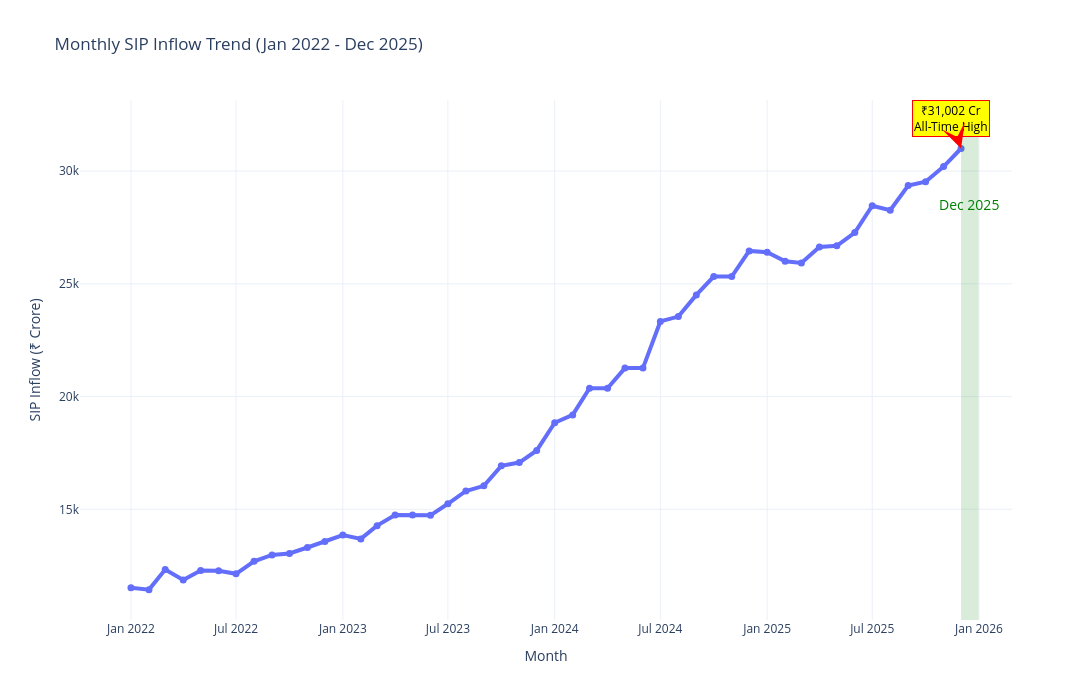

This figure's notebook cell:
### Code cell
import os

os.makedirs("dashboard", exist_ok=True)

fig.write_html(

    "dashboard/monthly_sip_inflow.html"

)

'''fig.write_image(

    "dashboard/monthly_sip_inflow.png",

    width=1800,

    height=900,

    scale=2

)
'''
fig.write_html("dashboard/monthly_sip_inflow.html")
fig.show()

print("Dashboard Saved Successfully")

### Figure 1 — Plotly figure (JSON) as saved in the notebook; plotly's stock layout.template omitted (floating-point values rounded to 4 significant figures)
{"data": [{"hovertemplate": "month=%{x}<br>sip_inflow_crore=%{y}<extra></extra>", "legendgroup": "", "line": {"color": "#636efa", "dash": "solid", "width": 4}, "marker": {"size": 7, "symbol": "circle"}, "mode": "lines+markers", "name": "", "orientation": "v", "showlegend": false, "type": "scatter", "x": ["2022-01-01T00:00:00.000000", "2022-02-01T00:00:00.000000", "2022-03-01T00:00:00.000000", "2022-04-01T00:00:00.000000", "2022-05-01T00:00:00.000000", "2022-06-01T00:00:00.000000", "2022-07-01T00:00:00.000000", "2022-08-01T00:00:00.000000", "2022-09-01T00:00:00.000000", "2022-10-01T00:00:00.000000", "2022-11-01T00:00:00.000000", "2022-12-01T00:00:00.000000", "2023-01-01T00:00:00.000000", "2023-02-01T00:00:00.000000", "2023-03-01T00:00:00.000000", "2023-04-01T00:00:00.000000", "2023-05-01T00:00:00.000000", "2023-06-01T00:00:00.000000", "2023-07-01T00:00:00.000000", "2023-08-01T00:00:00.000000", "2023-09-01T00:00:00.000000", "2023-10-01T00:00:00.000000", "2023-11-01T00:00:00.000000", "2023-12-01T00:00:00.000000", "2024-01-01T00:00:00.000000", "2024-02-01T00:00:00.000000", "2024-03-01T00:00:00.000000", "2024-04-01T00:00:00.000000", "2024-05-01T00:00:00.000000", "2024-06-01T00:00:00.000000", "2024-07-01T00:00:00.000000", "2024-08-01T00:00:00.000000", "2024-09-01T00:00:00.000000", "2024-10-01T00:00:00.000000", "2024-11-01T00:00:00.000000", "2024-12-01T00:00:00.000000", "2025-01-01T00:00:00.000000", "2025-02-01T00:00:00.000000", "2025-03-01T00:00:00.000000", "2025-04-01T00:00:00.000000", "2025-05-01T00:00:00.000000", "2025-06-01T00:00:00.000000", "2025-07-01T00:00:00.000000", "2025-08-01T00:00:00.000000", "2025-09-01T00:00:00.000000", "2025-10-01T00:00:00.000000", "2025-11-01T00:00:00.000000", "2025-12-01T00:00:00.000000"], "xaxis": "x", "y": [11517, 11438, 12328, 11863, 12286, 12276, 12140, 12694, 12976, 13040, 13306, 13573, 13856, 13687, 14276, 14749, 14749, 14734, 15245, 15814, 16042, 16928, 17073, 17610, 18838, 19187, 20371, 20371, 21262, 21262, 23332, 23547, 24509, 25323, 25320, 26459, 26400, 25999, 25926, 26632, 26688, 27274, 28464, 28265, 29361, 29529, 30200, 31002], "yaxis": "y"}], "layout": {"annotations": [{"arrowcolor": "red", "arrowhead": 3, "arrowsize": 2, "arrowwidth": 2, "bgcolor": "yellow", "bordercolor": "red", "font": {"color": "black", "size": 12}, "showarrow": true, "text": "₹31,002 Cr<br>All-Time High", "x": "2025-12-01T00:00:00", "y": 31002}, {"font": {"color": "green", "size": 14}, "showarrow": false, "text": "Dec 2025", "x": "2025-12-15", "y": 28520.0}], "height": 700, "hovermode": "x unified", "legend": {"tracegroupgap": 0}, "shapes": [{"fillcolor": "green", "line": {"width": 0}, "opacity": 0.15, "type": "rect", "x0": "2025-12-01", "x1": "2025-12-31", "xref": "x", "y0": 0, "y1": 1, "yref": "y domain"}], "title": {"text": "Monthly SIP Inflow Trend (Jan 2022 - Dec 2025)"}, "width": 1400, "xaxis": {"anchor": "y", "domain": [0, 1], "title": {"text": "Month"}}, "yaxis": {"anchor": "x", "domain": [0, 1], "title": {"text": "SIP Inflow (₹ Crore)"}}}}
